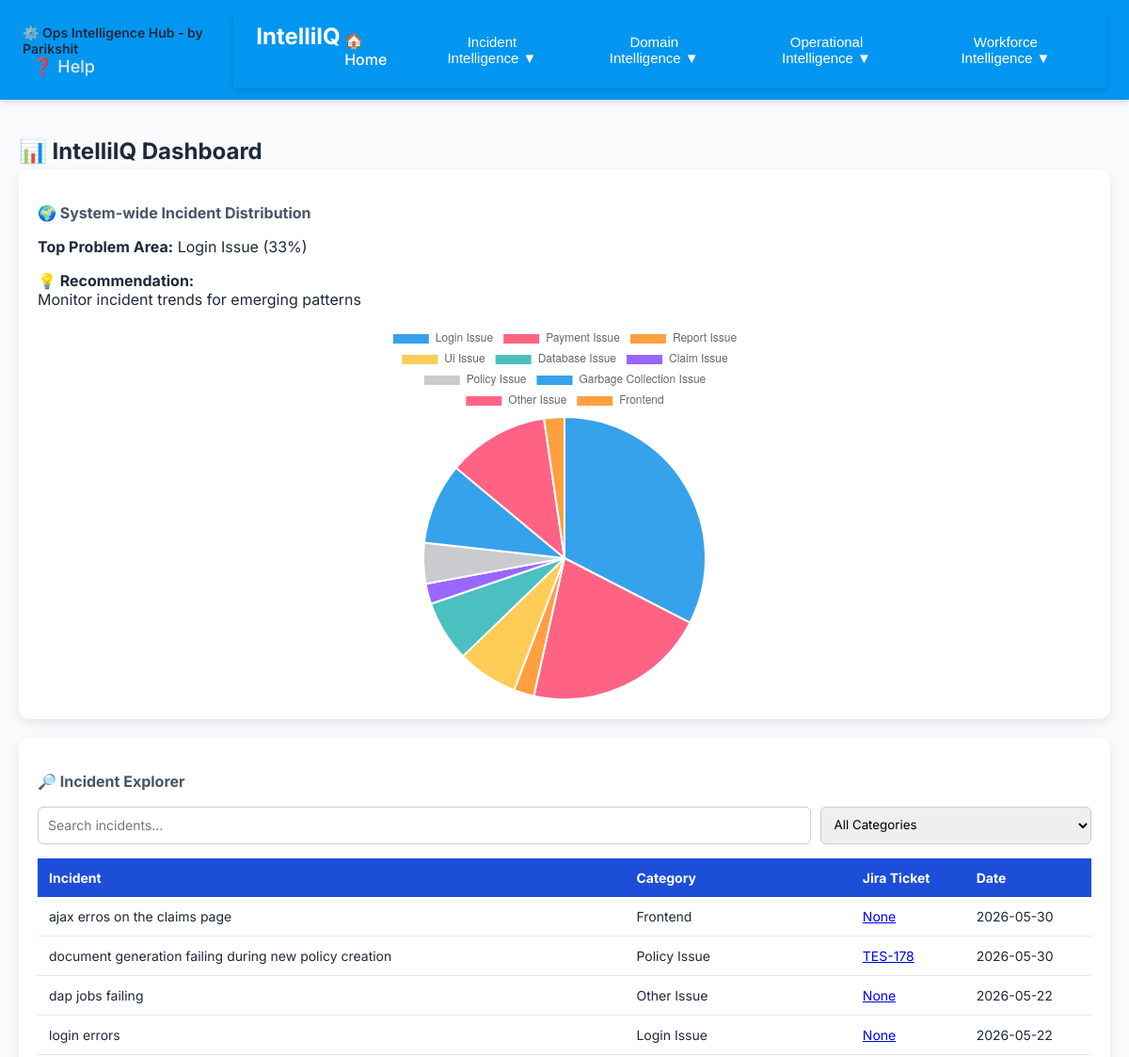
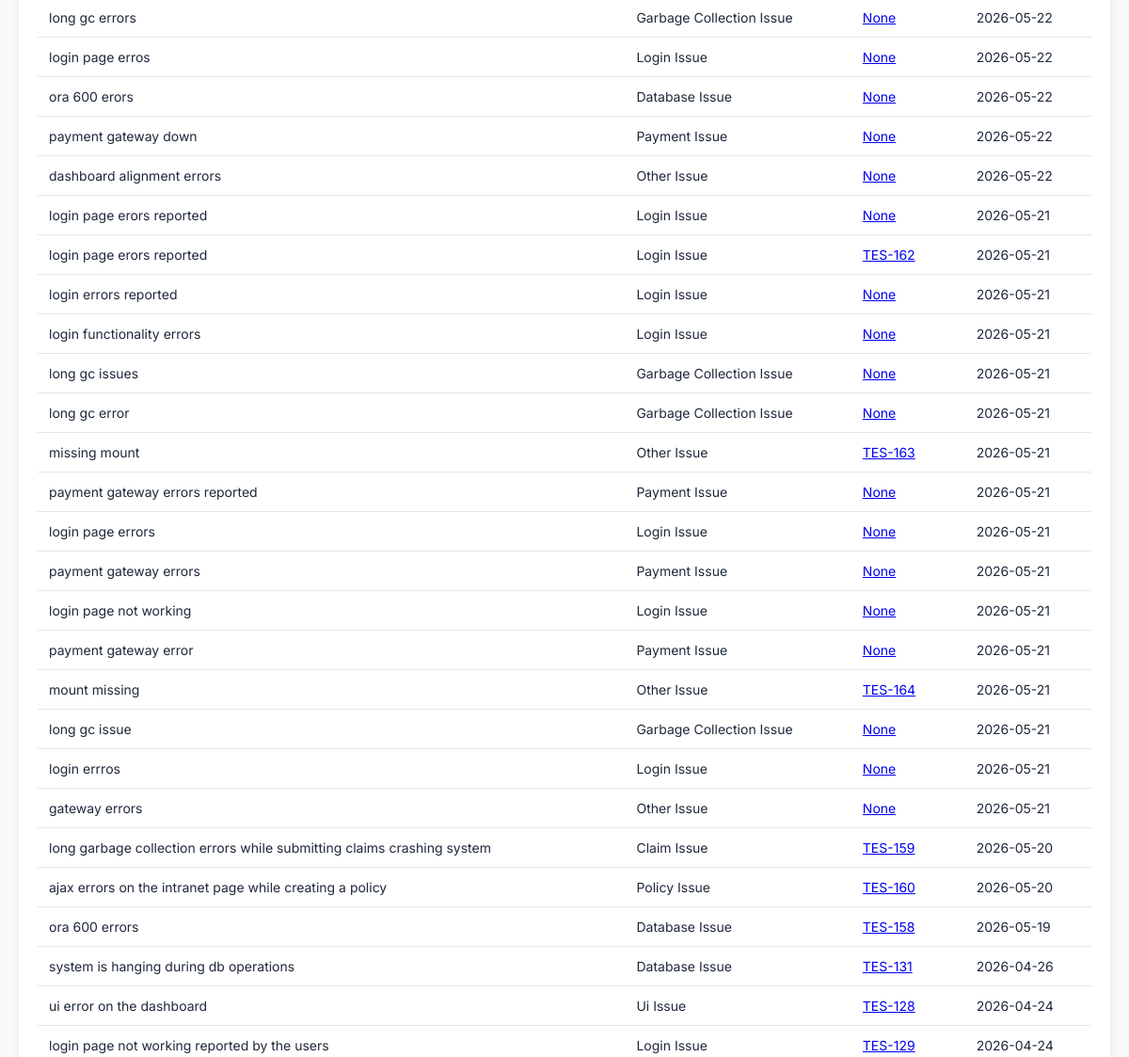
Page /dashboard (upper part) on the earlier database version (2 pictures, top to bottom).
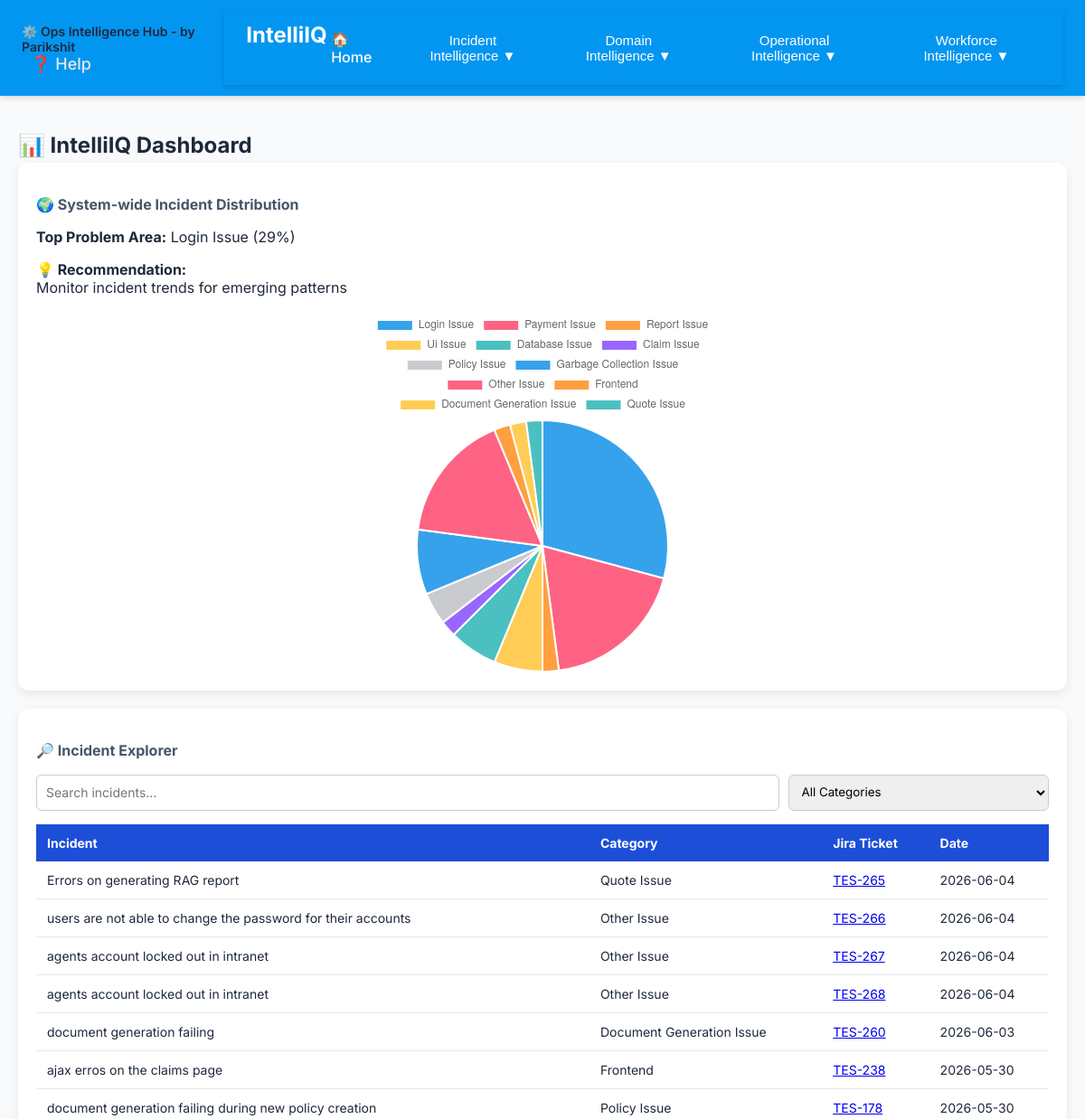
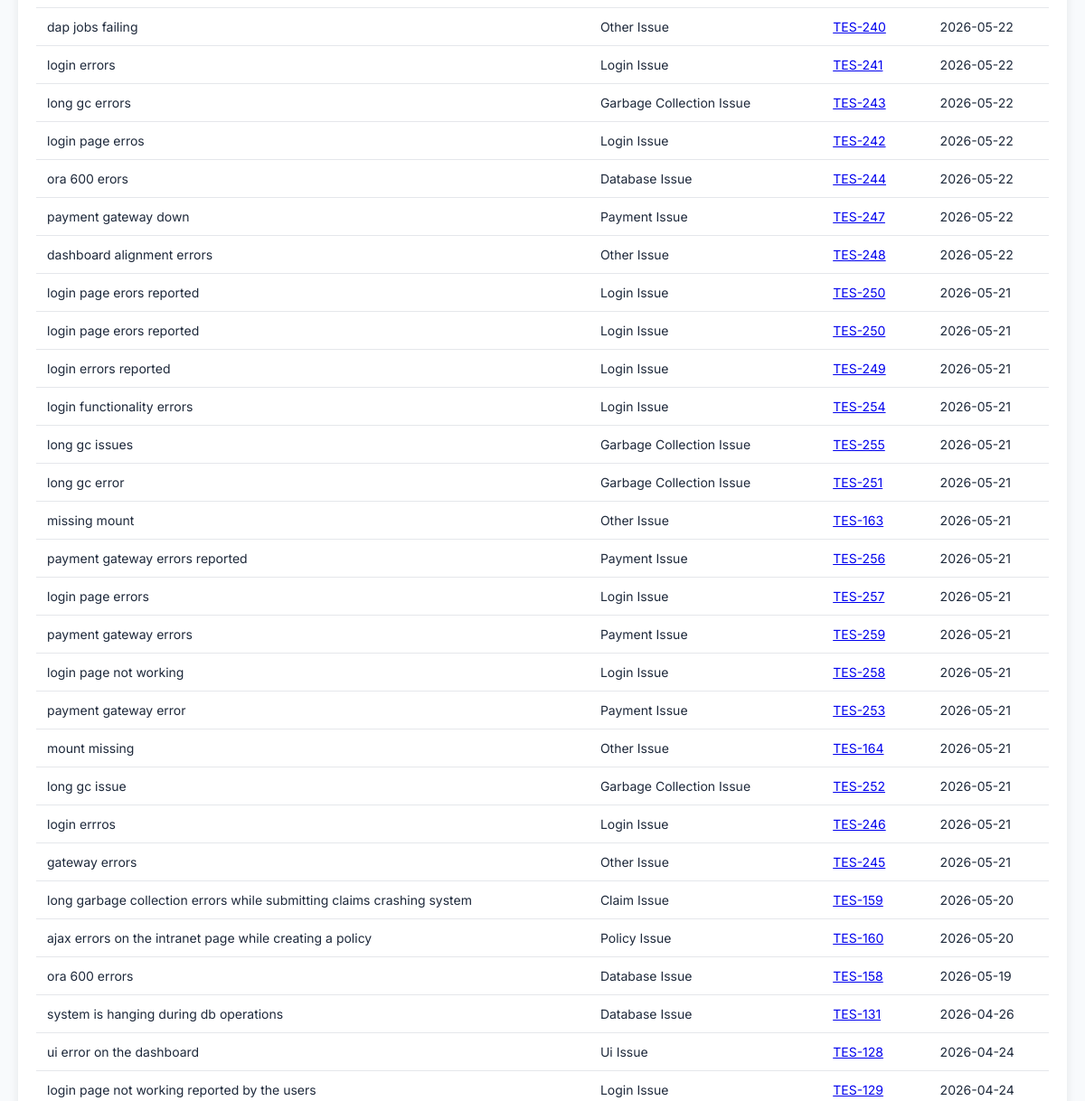
Same page on the later database version (2 pictures, top to bottom).
### tables this page shows
CREATE TABLE "knowledgeBase" (
	"KB_ID"	INTEGER NOT NULL,
	"Incident"	TEXT,
	"Solution"	TEXT,
	"Root_Cause"	TEXT,
	"Category"	TEXT,
	"Date"	TEXT,
	"Time"	TEXT,
	"Keywords"	TEXT,
	"Jira_Ticket_Id"	TEXT,
	"problem_ticket_id"	TEXT,
	"confluence_link"	TEXT,
	"priority"	TEXT,
	"due_date"	TEXT,
	"environment"	TEXT,
	"users_impacted"	TEXT,
	"region"	TEXT,
	"revenue_impact"	TEXT,
	"workaround"	TEXT,
	"normalized_incident"	TEXT,
	"status"	TEXT,
	"assigned_to"	TEXT,
	"resolved_date"	TEXT,
	"last_synced"	TEXT,
	PRIMARY KEY("KB_ID" AUTOINCREMENT)
);

### pcAnalyser.py (the view)
@app.route("/dashboard")
def dashboard():
    incidents = get_all_incidents()
    global_category_counts = get_global_category_distribution()
    valid_categories = {
        k: v
        for k, v in global_category_counts.items()
        if k not in ["Unclassified", "Others", None, ""]
    }
    if valid_categories:
        top_category = max(valid_categories, key=valid_categories.get)
        top_count = valid_categories[top_category]
        total = sum(valid_categories.values())
        top_percentage = round((top_count / total) * 100)
    else:
        top_category = None
        top_percentage = 0
    recommendation = "No recommendation available"
    if top_category == "Frontend":
        recommendation = (
            "Frontend issues dominate — review UI flows, API calls, and error handling"
        )
    elif top_category == "Database":
        recommendation = "Database issues are frequent — check queries, indexing, and connection handling"
    elif top_category == "API":
        recommendation = "Review API configuration — check timeout settings, contact 3rd party provider"
    elif top_category == "Batch":
        recommendation = (
            "Batch job failures detected — review schedulers and job dependencies"
        )
    elif top_category == "Infrastructure":
        recommendation = (
            "Infrastructure issues rising — monitor memory, CPU, and server health"
        )
    else:
        recommendation = "Monitor incident trends for emerging patterns"
    return render_template(
        "dashboard.html",
        global_category_counts=global_category_counts,
        top_category=top_category,
        top_percentage=top_percentage,
        recommendation=recommendation,
        incidents=incidents,
        active_page="dashboard",
    )

### pcAnalyser.py (called while the page is built)
def get_global_category_distribution():
    conn = sqlite3.connect(DB_NAME)
    cursor = conn.cursor()
    cursor.execute("""
        SELECT Category, normalized_incident
        FROM Knowledgebase
    """)
    rows = cursor.fetchall()
    conn.close()
    category_counts = {}
    for row in rows:
        category, normalized_incident = row
        final_category = category
        if not category or category.lower() == "unclassified":
            if normalized_incident:
                final_category = normalized_incident.replace("_", " ").title()
        category_counts[final_category] = category_counts.get(final_category, 0) + 1
    return category_counts

@app.context_processor
def inject_global_vars():
    return dict(app_owner="Parikshit")

### templates/dashboard.html (shortened to what this page needs)
{% extends "base.html" %}
{% block content %}
<h2>📊 IntelliIQ Dashboard</h2>
<div class="card">
    <h3>🌍 System-wide Incident Distribution</h3>
    {% if top_category %}
    <p>
        <strong>Top Problem Area:</strong>
        {{ top_category }} ({{ top_percentage }}%)
    </p>
    {% endif %}
    <p>
        <strong>💡 Recommendation:</strong><br>
        {{ recommendation }}
    </p>
    <div style="max-width:400px; margin:auto;">
        <canvas id="globalPieChart"></canvas>
    </div>
</div>
<div class="card">
    <h3>🔎 Incident Explorer</h3>
    <div style="display:flex; gap:10px; margin-bottom:15px;">
        <input
            type="text"
            id="searchInput"
            placeholder="Search incidents..."
            style="
            flex:3;
            padding:10px;
            border-radius:6px;
            border:1px solid #ccc;
            font-size:14px;
        "
        >
        <select id="categoryFilter"
        style="
            flex:1;
            padding:10px;
            border-radius:6px;
            border:1px solid #ccc;
        "
        >
            <option value="All">All Categories</option>
        </select>
    </div>
    <table>
        <thead>
            <tr>
                <th>Incident</th>
                <th>Category</th>
                <th>Jira Ticket</th>
                <th>Date</th>
            </tr>
        </thead>
        <tbody id="incidentTable">
            {% for row in incidents %}
            <tr>
                <td>{{ row[0] }}</td>
                <td>{{ row[1] }}</td>
                <td>
                    <a href="https://parikshit-pathak.atlassian.net/browse/{{ row[2] }}" target="_blank">
                        {{ row[2] }}
                    </a>
                </td>
                <td>{{ row[3] }}</td>
            </tr>
            {% endfor %}
        </tbody>
    </table>
</div>
<script>
const pieCtx = document.getElementById('globalPieChart');
if (pieCtx) {
    const data = {
        labels: [
            {% for key in global_category_counts.keys() %}
                "{{ key }}",
            {% endfor %}
        ],
        datasets: [{
            data: [
                {% for value in global_category_counts.values() %}
                    {{ value }},
                {% endfor %}
            ]
        }]
    };
    const hasData = data.datasets[0].data.some(v => v > 0);
    if (hasData) {
        new Chart(pieCtx, {
            type: 'pie',
            data: data,
            options: {
                responsive: true
            }
        });
    }
}
</script>
{% endblock %}

Differences in the rows shown:
added knowledgeBase: Incident "Errors on generating RAG report", Category "Quote Issue", Jira_Ticket_Id "TES-265", Date "2026-06-04"
added knowledgeBase: Incident "users are not able to change the password for their accounts", Category "Other Issue", Jira_Ticket_Id "TES-266", Date "2026-06-04"
added knowledgeBase: Incident "agents account locked out in intranet", Category "Other Issue", Jira_Ticket_Id "TES-267", Date "2026-06-04"
added knowledgeBase: Incident "agents account locked out in intranet", Category "Other Issue", Jira_Ticket_Id "TES-268", Date "2026-06-04"
added knowledgeBase: Incident "document generation failing", Category "Document Generation Issue", Jira_Ticket_Id "TES-260", Date "2026-06-03"
changed knowledgeBase "ajax erros on the claims page": Jira_Ticket_Id "None" → "TES-238"
changed knowledgeBase "dap jobs failing": Jira_Ticket_Id "None" → "TES-240"
changed knowledgeBase "login errors": Jira_Ticket_Id "None" → "TES-241"
changed knowledgeBase "long gc errors": Jira_Ticket_Id "None" → "TES-243"
changed knowledgeBase "login page erros": Jira_Ticket_Id "None" → "TES-242"
changed knowledgeBase "ora 600 erors": Jira_Ticket_Id "None" → "TES-244"
changed knowledgeBase "payment gateway down": Jira_Ticket_Id "None" → "TES-247"
changed knowledgeBase "dashboard alignment errors": Jira_Ticket_Id "None" → "TES-248"
changed knowledgeBase (number 16 of 37 on the later page): Jira_Ticket_Id "None" → "TES-250"
changed knowledgeBase (number 17 of 37 on the later page): Jira_Ticket_Id "TES-162" → "TES-250"
changed knowledgeBase "login errors reported": Jira_Ticket_Id "None" → "TES-249"
changed knowledgeBase "login functionality errors": Jira_Ticket_Id "None" → "TES-254"
changed knowledgeBase "long gc issues": Jira_Ticket_Id "None" → "TES-255"
changed knowledgeBase "long gc error": Jira_Ticket_Id "None" → "TES-251"
changed knowledgeBase "payment gateway errors reported": Jira_Ticket_Id "None" → "TES-256"
changed knowledgeBase "login page errors": Jira_Ticket_Id "None" → "TES-257"
changed knowledgeBase "payment gateway errors": Jira_Ticket_Id "None" → "TES-259"
changed knowledgeBase "login page not working": Jira_Ticket_Id "None" → "TES-258"
changed knowledgeBase "payment gateway error": Jira_Ticket_Id "None" → "TES-253"
changed knowledgeBase "long gc issue": Jira_Ticket_Id "None" → "TES-252"
changed knowledgeBase "login errros": Jira_Ticket_Id "None" → "TES-246"
changed knowledgeBase "gateway errors": Jira_Ticket_Id "None" → "TES-245"
Other differences:
{{ top_percentage }}: "33" → "29"
chart data {{ key }}: Login Issue, Payment Issue, Report Issue, Ui Issue, Database Issue, Claim Issue, Policy Issue, Garbage Collection Issue, Other Issue, Frontend → Login Issue, Payment Issue, Report Issue, Ui Issue, Database Issue, Claim Issue, Policy Issue, Garbage Collection Issue, Other Issue, Frontend, Document Generation Issue, Quote Issue
chart data {{ value }}: 14, 9, 1, 3, 3, 1, 2, 4, 5, 1 → 14, 9, 1, 3, 3, 1, 2, 4, 8, 1, 1, 1
